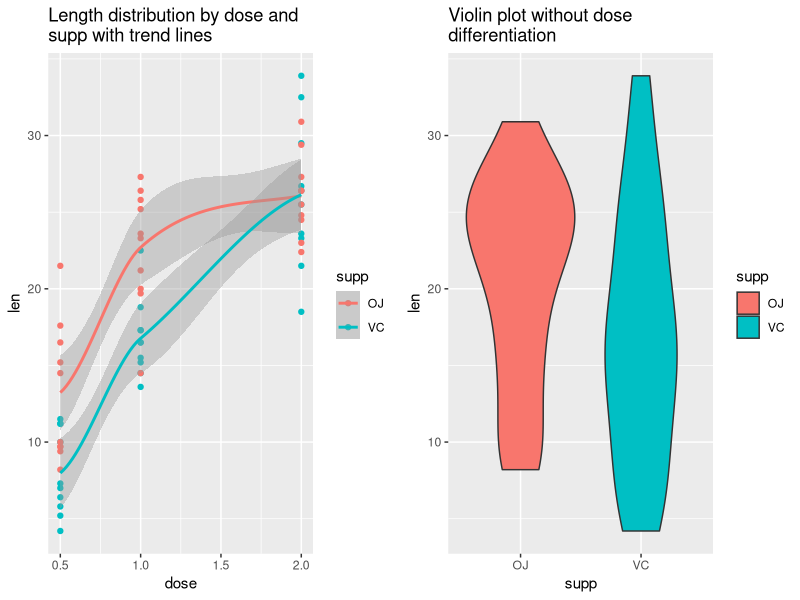

Write the R code that produced this figure. (Note: this script raises an error after producing the figure.)
## ---- chunk 1
#load libraries silently
require(knitr)
require(ggplot2)
require(ggpubr)
require(gridExtra)
require(dplyr)
## ---- chunk 2
tooth <- datasets::ToothGrowth
summary(tooth)



p1 <-
    ggplot(tooth, aes(x = dose, y = len, color = supp)) +
    geom_point() + geom_smooth() +
    labs(title = "Length distribution by dose and \nsupp with trend lines")
p2 <-
    ggplot(tooth, aes(y = len, x = supp, fill = supp)) + geom_violin() +
    labs(title  = "Violin plot without dose \ndifferentiation")
grid.arrange(p1, p2, nrow = 1)
## ---- chunk 3
kable(tooth %>% group_by(supp, dose) %>% summarise(mean(len)))
## ---- chunk 4
t.test(len~supp, paired = FALSE, var.equal = FALSE, data = tooth)

## ---- chunk 5
toothshort <- tooth
y <- toothshort$len
group <- as.character(toothshort$supp)
testStat <- function(w, g)
    mean(w[g == "OJ"]) - mean(w[g == "VC"])
observedStat <- testStat(y, group)
permutations <-
    sapply(1:10000, function(i)
        testStat(y, sample(group)))
# difference in average count between b and c
observedStat
# share of more extreme
mean(permutations > observedStat)
# pvalue is very low - reject H0
## ---- chunk 6
tooth2doses <- subset(tooth, dose %in% c(0.5,2))
t.test(len~dose, paired = FALSE, var.equal = FALSE, data = tooth2doses)
